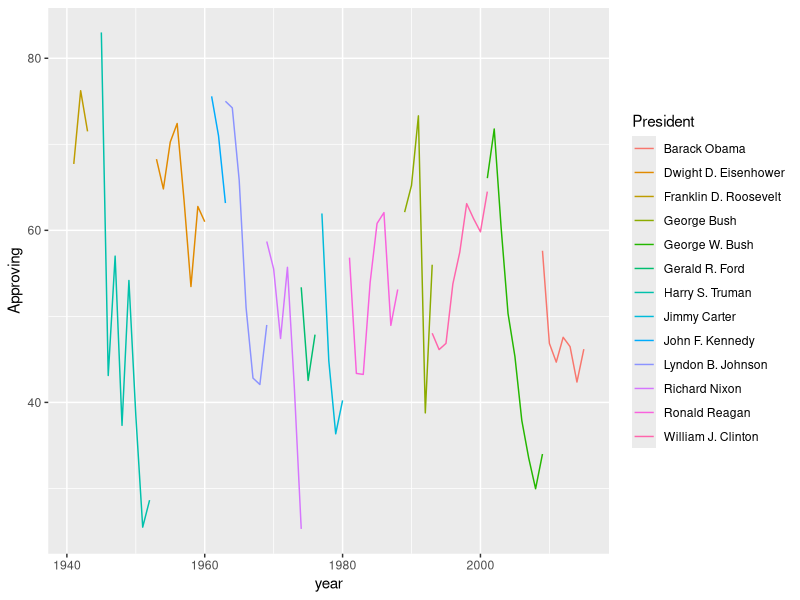

This chart was generated by the following R code:
library(ggplot2)

avg <- read.csv('data/presApprovalAverage.csv')
avg$fname_rate<-avg$f_count/avg$total
avg$lname_rate<-avg$l_count/avg$total

# sample plot
ggplot(avg, aes(x = year, y= Approving, colour = President)) +  geom_line() #+ facet_grid(.~f_name)
